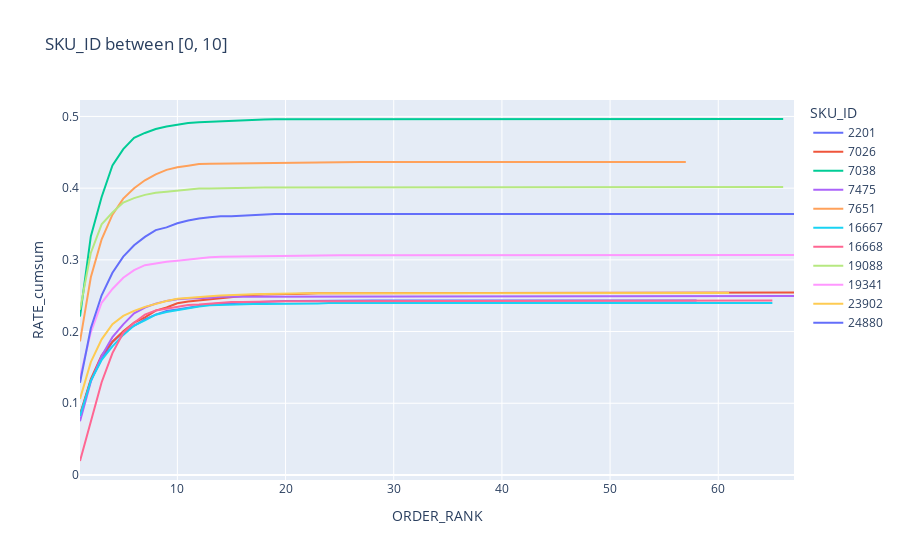
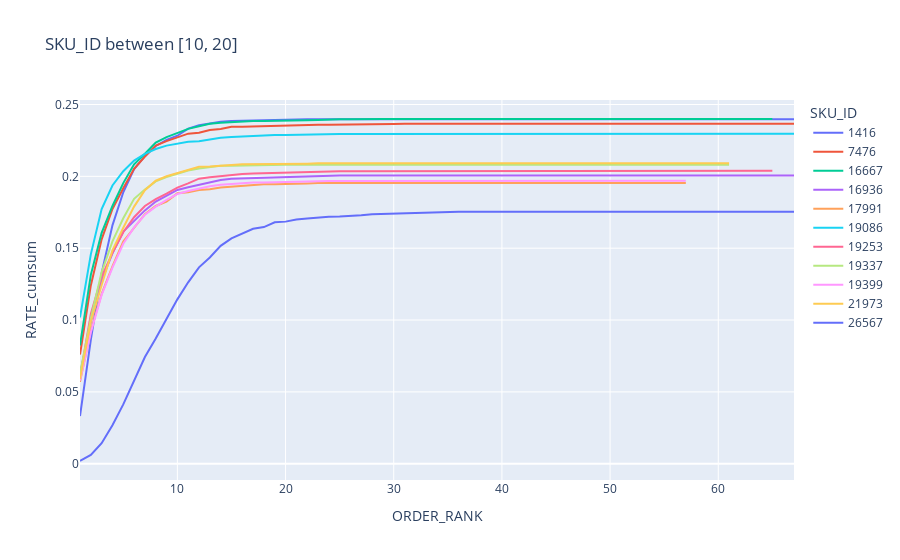
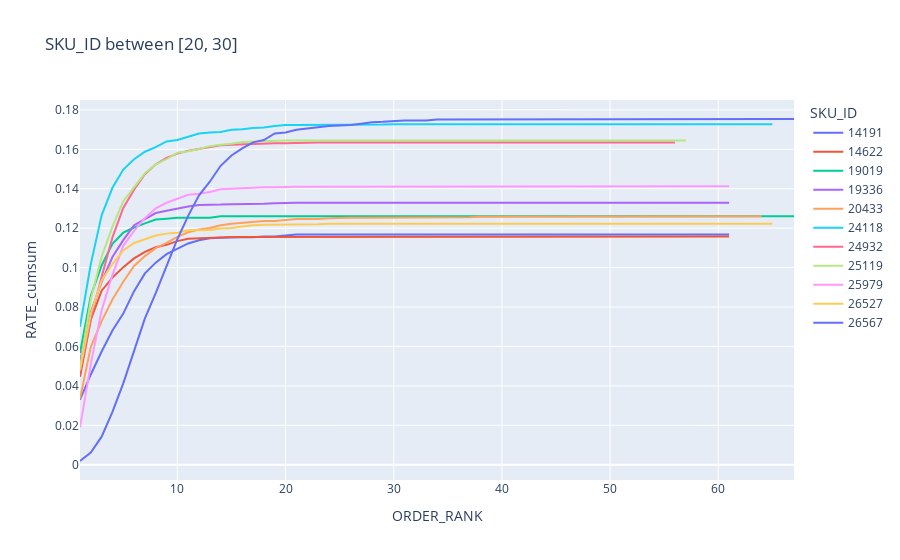
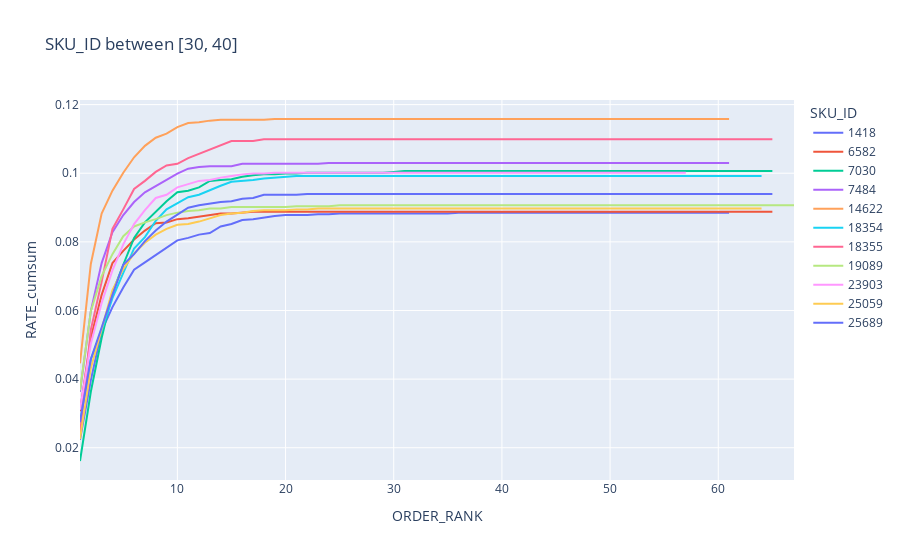

Notebook source saved alongside these figures, in order:
### Code cell
for i in range(5):
    plot_df = df[
        (df["product_rank_bytotalprobrate"].between(10*i,10*(i+1)))
    ]

    px.line(plot_df,
        x="ORDER_RANK",
        y="RATE_cumsum",
        color="SKU_ID",
        hover_data=[
            "SKUID_total_customers",
            "SKUID_total_transactions",
            "SKUID_total_probability_rate",
            "product_rank_bytotalprobrate",
        ],
        title=f"SKU_ID between [{10*i}, {10*(i+1)}]"
    ).show()
